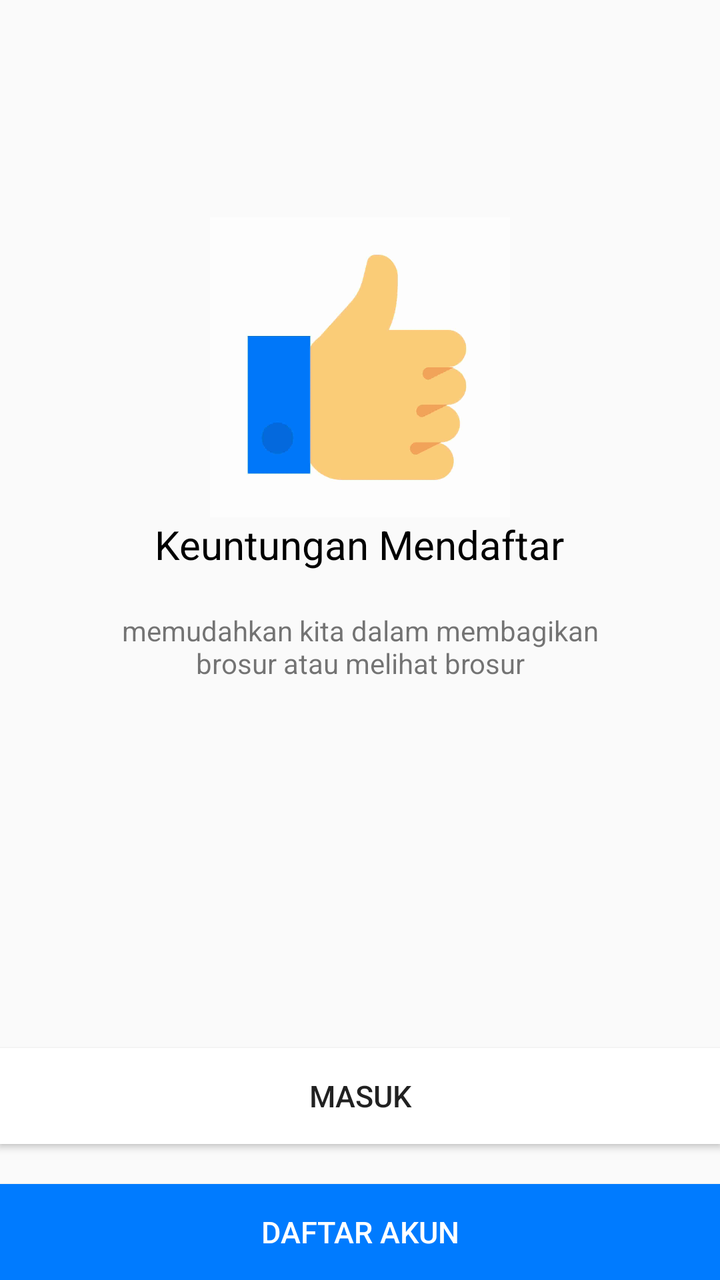
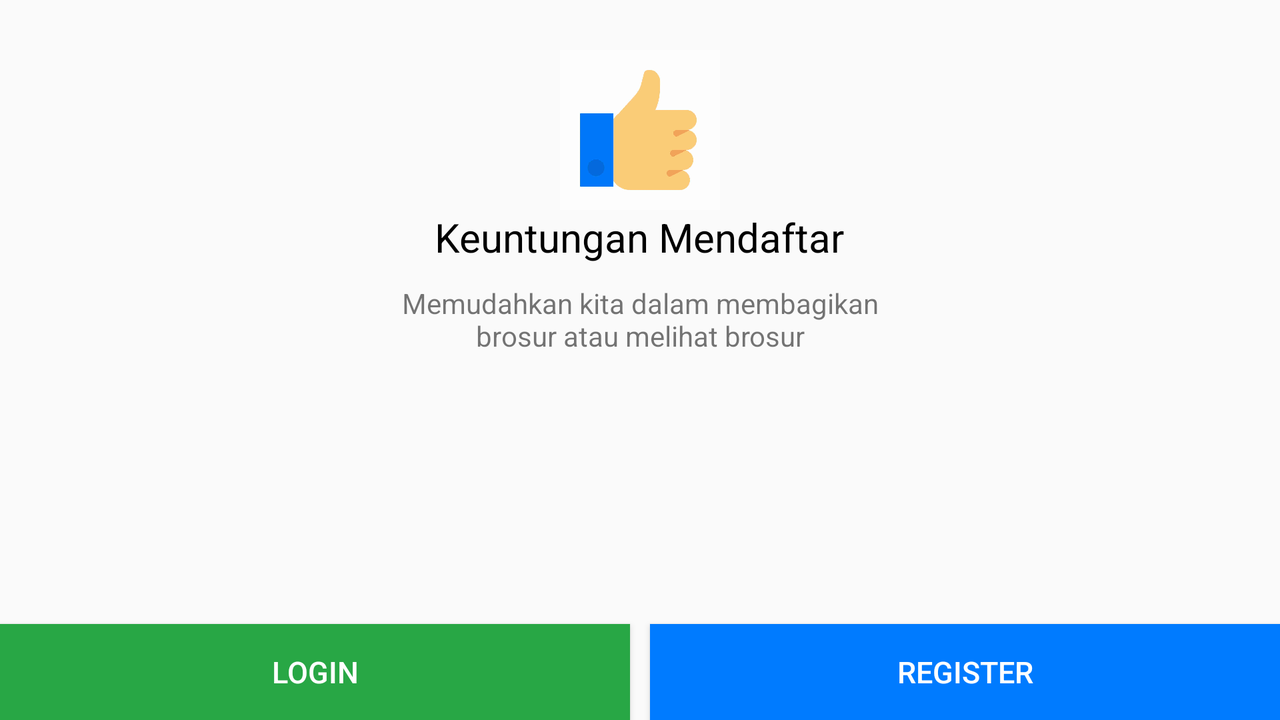

Two renders of one Android screen. The first uses the default layout on a phone; the second uses the alternative layout the repository ships for a different screen configuration, on a matching device. The two XML files are below.
<!-- AndroidManifest.xml: application theme AppTheme -->
<!-- res/layout/activity_front.xml -->
<?xml version="1.0" encoding="utf-8"?>
<LinearLayout xmlns:android="http://schemas.android.com/apk/res/android"
    xmlns:app="http://schemas.android.com/apk/res-auto"
    xmlns:tools="http://schemas.android.com/tools"
    android:layout_width="match_parent"
    android:layout_height="match_parent"
    android:orientation="vertical"
    android:padding="@dimen/activity_vertical_margin"
    tools:context="com.group.ibrochure.i_brochure.UI.FrontActivity">

    <ImageView
        android:onClick="homeBack"
        android:layout_width="25dp"
        android:layout_height="25dp"
        app:srcCompat="@drawable/ic_close_black_24dp"/>

    <LinearLayout
        android:layout_width="match_parent"
        android:layout_height="400dp"
        android:orientation="vertical"
        android:gravity="center_vertical">

        <ImageView
            android:id="@+id/imgLogo"
            android:layout_width="150dp"
            android:layout_height="150dp"
            android:layout_gravity="center"
            android:src="@drawable/thumb_up1600" />

        <TextView
            android:layout_width="wrap_content"
            android:layout_height="wrap_content"
            android:text="Keuntungan Mendaftar"
            android:layout_gravity="center"
            android:textSize="20sp"
            android:textColor="#000"/>

        <TextView
            android:layout_width="250dp"
            android:layout_height="wrap_content"
            android:textAlignment="center"
            android:layout_marginTop="20dp"
            android:text="memudahkan kita dalam membagikan brosur atau melihat brosur"
            android:layout_gravity="center"/>
    </LinearLayout>

    <LinearLayout
        android:layout_width="match_parent"
        android:layout_height="match_parent"
        android:gravity="bottom"
        android:orientation="vertical">

        <Button
            android:id="@+id/loginPage"
            android:layout_width="match_parent"
            android:layout_height="wrap_content"
            android:background="@color/white"
            android:padding="@dimen/activity_vertical_margin"
            android:text="Masuk"
            android:textSize="15sp"/>


        <Button
            android:id="@+id/registerPage"
            android:layout_width="fill_parent"
            android:layout_height="wrap_content"
            android:background="@color/colorPrimary"
            android:padding="@dimen/activity_vertical_margin"
            android:text="Daftar Akun"
            android:textColor="@color/white"
            android:layout_marginTop="20dp"
            android:textSize="15sp"/>

    </LinearLayout>


</LinearLayout>
<!-- resources referenced by this layout -->
<resources>
  <color name="colorPrimary">#007bff</color>
  <color name="white">#FFFFFF</color>
  <!-- drawable thumb_up1600: png bitmap (drawable, 19944 bytes) -->
  <style name="AppTheme" parent="Theme.AppCompat.Light.NoActionBar">
          
          <item name="colorPrimary">@color/colorPrimary</item>
          <item name="colorPrimaryDark">@color/colorPrimaryDark</item>
          <item name="colorAccent">@color/colorAccent</item>
      </style>
  <color name="colorPrimaryDark">#0069d9</color>
  <color name="colorAccent">#28a745</color>
</resources>
<!-- res/layout-land/activity_front.xml (the author's variant of the layout above) -->
<!-- drawn on the phone turned sideways -->
<?xml version="1.0" encoding="utf-8"?>
<LinearLayout xmlns:android="http://schemas.android.com/apk/res/android"
    xmlns:app="http://schemas.android.com/apk/res-auto"
    xmlns:tools="http://schemas.android.com/tools"
    android:layout_width="match_parent"
    android:layout_height="match_parent"
    android:orientation="vertical"
    android:padding="@dimen/activity_vertical_margin"
    tools:context="com.group.ibrochure.i_brochure.UI.FrontActivity">

    <ImageView
        android:onClick="homeBack"
        android:layout_width="25dp"
        android:layout_height="25dp"
        app:srcCompat="@drawable/ic_close_black_24dp"/>

    <LinearLayout
        android:layout_width="match_parent"
        android:layout_height="match_parent"
        android:orientation="vertical">
        <ImageView
            android:layout_width="80dp"
            android:layout_height="80dp"
            android:layout_gravity="center"
            android:src="@drawable/thumb_up1600" />

        <TextView
            android:layout_width="wrap_content"
            android:layout_height="wrap_content"
            android:text="Keuntungan Mendaftar"
            android:layout_gravity="center"
            android:textSize="20sp"
            android:textColor="#000"/>

        <TextView
            android:layout_width="250dp"
            android:layout_height="wrap_content"
            android:textAlignment="center"
            android:layout_marginTop="10dp"
            android:layout_marginBottom="10dp"
            android:text="Memudahkan kita dalam membagikan brosur atau melihat brosur"
            android:layout_gravity="center"/>

        <LinearLayout
            android:orientation="horizontal"
            android:layout_width="match_parent"
            android:layout_height="0dp"
            android:layout_weight="1"
            android:gravity="bottom">

            <Button
                android:id="@+id/loginPage"
                android:text="Login"
                android:layout_width="0dp"
                android:layout_height="wrap_content"
                android:layout_weight="1"
                android:gravity="center"
                android:background="@color/colorAccent"
                android:textColor="@color/white"
                android:textSize="15sp"
                android:layout_marginRight="5dp"/>

            <Button
                android:id="@+id/registerPage"
                android:text="Register"
                android:layout_width="0dp"
                android:layout_height="wrap_content"
                android:layout_weight="1"
                android:layout_marginLeft="5dp"
                android:gravity="center"
                android:background="@color/colorPrimary"
                android:textColor="@color/white"
                android:textSize="15sp"/>
        </LinearLayout>
    </LinearLayout>
</LinearLayout>
<!-- resources referenced by the variant -->
<!-- as the phone turned sideways resolves them -->
<resources>
  <color name="colorAccent">#28a745</color>
  <color name="colorPrimary">#007bff</color>
  <color name="white">#FFFFFF</color>
  <!-- drawable thumb_up1600: png bitmap (drawable, 19944 bytes) -->
  <style name="AppTheme" parent="Theme.AppCompat.Light.NoActionBar">
          
          <item name="colorPrimary">@color/colorPrimary</item>
          <item name="colorPrimaryDark">@color/colorPrimaryDark</item>
          <item name="colorAccent">@color/colorAccent</item>
      </style>
  <color name="colorPrimaryDark">#0069d9</color>
</resources>
